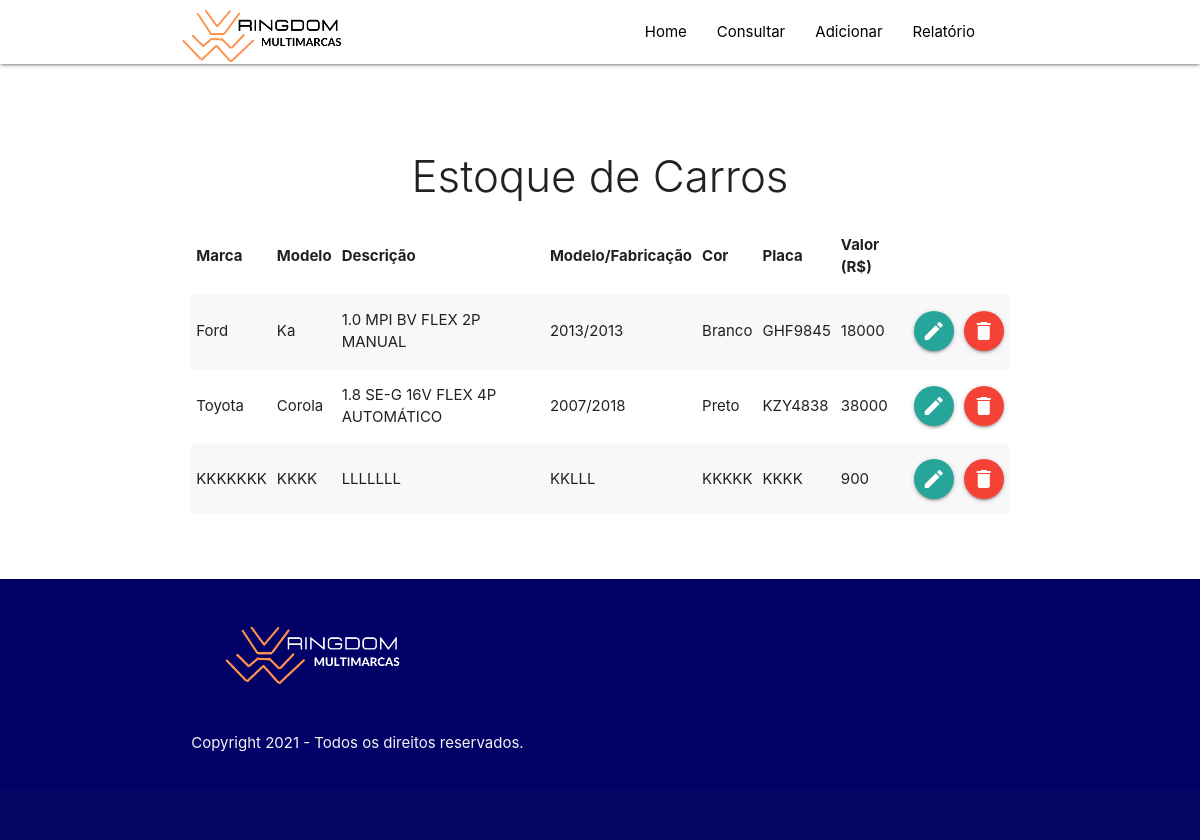
/consultar.php, run on the app's committed database.
### tables this page shows
CREATE TABLE IF NOT EXISTS `estoque` (
  `id` int(11) NOT NULL AUTO_INCREMENT,
  `marca` varchar(40) NOT NULL,
  `modelo` varchar(40) NOT NULL,
  `descricao` varchar(50) NOT NULL,
  `mod_fab` varchar(9) NOT NULL,
  `cor` varchar(20) NOT NULL,
  `placa` varchar(9) NOT NULL,
  `valor` int(11) NOT NULL,
  PRIMARY KEY (`id`)
);

### consultar.php (the view, shortened to what this page needs)
<?php
include_once 'php_action/db_connect.php';
include_once 'includes/header.php';
?>
<div class="section no-pad-bot" id="index-banner">
      <div class="container">
        <br /><br />
        <div class="row center">
          <div class="col s12">
            <h3 class="light ">Estoque de Carros</h3>
            <table class= "striped">
              <thead>
                <tr>
                  <th>Marca</th>
                  <th>Modelo</th>
                  <th>Descrição</th>
                  <th>Modelo/Fabricação</th>
                  <th>Cor</th>
                  <th>Placa</th>
                  <th>Valor (R$)</th>
                </tr>
              </thead>
              <tbody>
              <?php
                $sql= "SELECT * FROM estoque";
                $result = mysqli_query($connect, $sql);
                while($dados= mysqli_fetch_array($result)):
              ?>
                <tr>
                  <td><?php echo $dados['marca'];?></td>
                  <td><?php echo $dados['modelo'];?></td>
                  <td><?php echo $dados['descricao'];?></td>
                  <td><?php echo $dados['mod_fab'];?></td>
                  <td><?php echo $dados['cor'];?></td>
                  <td><?php echo $dados['placa'];?></td>
                  <td><?php echo $dados['valor'];?></td>
                  <td><a href="editar.php?id=<?php echo $dados['id'];?>" class="btn-floating azul marinho">
                    <i class="material-icons"> edit</i></a>
                  </td>
                  <td><a href="#modal<?php echo $dados['id'];?>" class="btn-floating red modal-trigger">
                    <i class="material-icons"> delete</i></a>
                  </td>
                </tr>
                <?php endwhile; ?>
              </tbody>
            </table>
          </div>
        </div>
        <br /><br />
      </div>
    </div>
<?php
include_once 'includes/footer.php';
?>

### includes/header.php (shortened to what this page needs)
<!DOCTYPE html>
<html lang="pt">
  <head>
    <link
      href="css/materialize.css"
      type="text/css"
      rel="stylesheet"
      media="screen,projection"
    />
    <link
      href="css/style.css"
      type="text/css"
      rel="stylesheet"
      media="screen,projection"
    />
  </head>
  <body>
    <nav class="white" role="navigation">
      <div class="nav-wrapper container">
        <a id="logo-container" href="#"><img src="assets/img/lg2.png" width="300"></a>
        <ul class="right hide-on-med-and-down">
          <li>
            <a href="#">
              <li><a href="index.php">Home</a></li>
              <li><a href="consultar.php">Consultar</a></li>
              <li><a href="adicionar.php">Adicionar</a></li>
             <li><a href="relatorio.php">Relatório</a></li>
        </ul>
      </div>
    </nav>

### includes/footer.php (shortened to what this page needs)
<footer class="page-footer">
      <div class="container">
        <div class="row">
          <div class="col l12 s12">
            <img src="Assets/img/lg3.png" width="300px">
            <p class="grey-text text-lighten-4">
           Copyright 2021 - Todos os direitos reservados.
            </p>
          </div>
        </div>
      </div>
      <div class="footer-copyright">
      </div>
    </footer>
  </body>
</html>

### css/style.css (style rules this page uses)
#logo-container img { position: relative; height: 60px; width: 20%; top: 5px; }
nav ul a { color: black; }

### data on the page
estoque: marca "Ford", modelo "Ka", descricao "1.0 MPI BV FLEX 2P MANUAL", mod_fab "2013/2013", cor "Branco", placa "GHF9845", valor "18000"
estoque: marca "Toyota", modelo "Corola", descricao "1.8 SE-G 16V FLEX 4P AUTOMÁTICO", mod_fab "2007/2018", cor "Preto", placa "KZY4838", valor "38000"
estoque: marca "KKKKKKK", modelo "KKKK", descricao "LLLLLLL", mod_fab "KKLLL", cor "KKKKK", placa "KKKK", valor "900"
